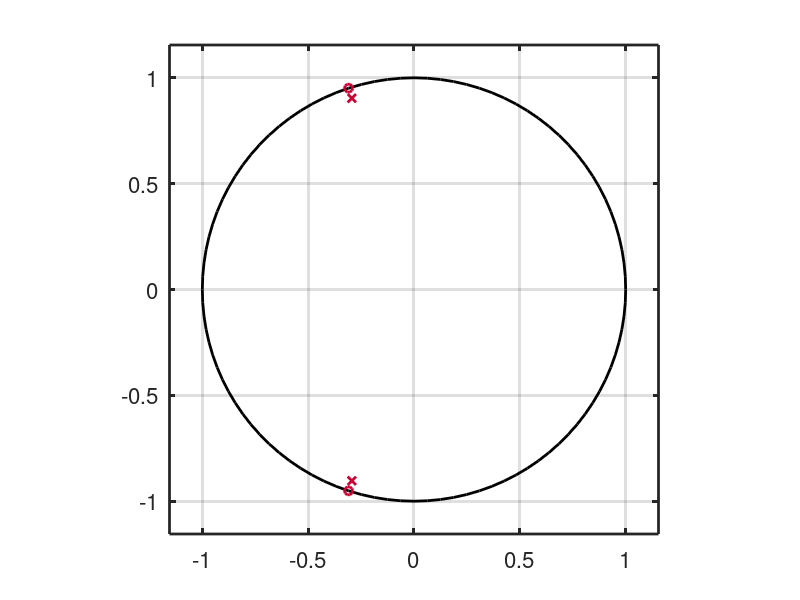
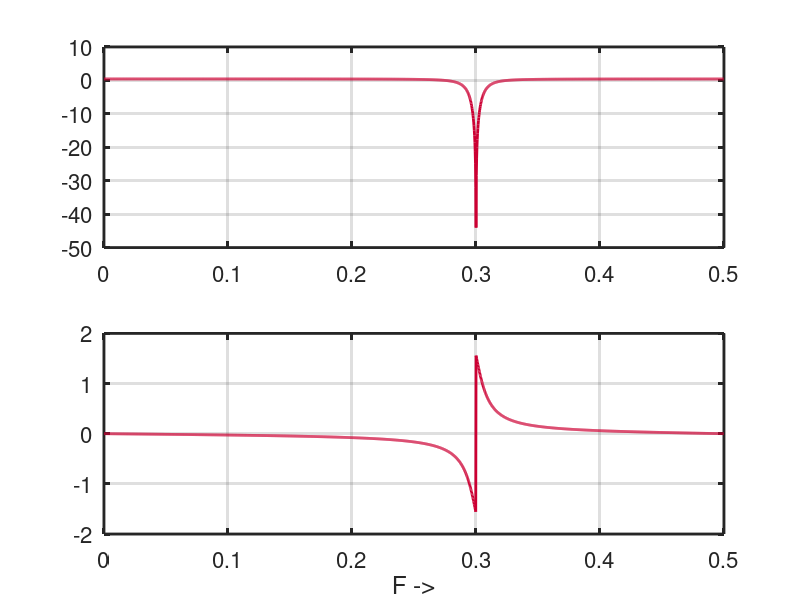

Recreate these plots in MATLAB, in order.
% LTF_ML_Notchfilter_m.m ====================================================
%
% Matlab Musterlösung zur Aufgabe "Notchfilter"
%
% 
% (c) 2013-APR-26 Christian Münker - Files zur Vorlesung "DSV auf FPGAs"
%=======================================================================    
set(0,'DefaultAxesColorOrder', [0.8 0 0.2; 0 1 0; 0 0 1], ...
      'DefaultAxesLineStyleOrder','-|--|:|-.');

set(0,'DefaultAxesUnits','normalized');      
set(0,'DefaultAxesFontSize',16);
set(0,'defaultTextFontSize',16);
set(0,'defaultLineMarkerSize', 6);

set(0,'defaultaxeslinewidth',2);
set(0,'defaultlinelinewidth',2);
close all; % alle Plot-Fenster schließen
clear all; % alle Variablen aus Workspace löschen
%
% Definiere Nullstellen auf EK:
N = [exp(j*0.3*2*pi); ...
	exp(-j*0.3*2*pi)];
% Pole: gleicher Winkel
P = 0.95 * N;
% "Ausmultiplizieren" von P/N -> Koeff. 
b = poly(N); a = poly(P); 
figure(1);
zplane(N,P);
figure(2);
subplot(211);
% Frequenzgang an 2048 Punkten:
[H,W] = freqz(b,a,2048); 
F = W / (2* pi);
plot(F, 20*log10(abs(H))); grid on;
subplot(212); 
plot(F,angle(H)); 
xlabel('F ->'); grid on;
% Testfreq. (normierte Kreisfreq.):
W_test = [0 0.29 0.3 0.31 0.5]*2*pi; 
%
% Frequenzgang bei Testfrequenzen:
[H_test, W_test]=freqz(b,a,W_test); 
H_test
abs(H_test)
20*log10(abs(H_test))
%